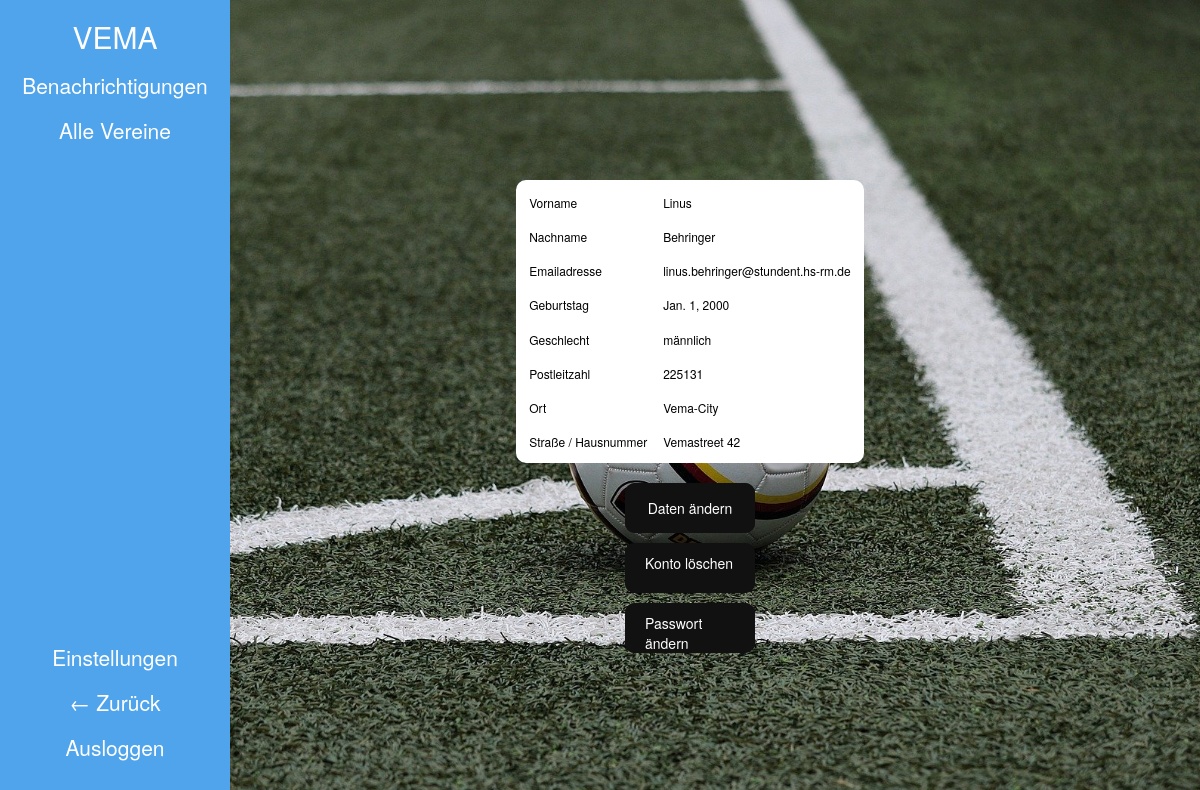
Screenshot of /accounts/userdata/ (signed in) with the database file from the repository.
### manageyourclub/users/models.py (models this page shows, shortened)
class CustomUser(AbstractBaseUser):
    email = models.EmailField(verbose_name='email', max_length = 60, unique=True)
    date_joined = models.DateField(verbose_name='date joined', auto_now_add=True)
    last_login = models.DateField(verbose_name='last login', auto_now=True)
    is_admin = models.BooleanField(default=False)
    is_active = models.BooleanField(default=True)
    is_staff = models.BooleanField(default=False)
    is_superuser = models.BooleanField(default=False)
    Vorname = models.CharField(max_length=30)
    Nachname = models.CharField(max_length=30)
    Geburtstag = models.DateField()
    Geschlecht = models.ForeignKey(to=Gender, on_delete=models.PROTECT)
    Adresse = models.ForeignKey(to=AddressModel, on_delete=models.PROTECT)
    email_confirmed = models.BooleanField(default=False)
    objects = CustomUserManager()
    USERNAME_FIELD = 'email'
    REQUIRED_FIELDS = ['Vorname', 'Nachname', 'Geburtstag', 'Geschlecht', 'Adresse']

class Gender(models.Model): # Author: Tobias
    gender = models.CharField(max_length=8)
    def __str__(self):
        return self.gender

### manageyourclub/clubs/models.py (models this page shows, shortened)
class AddressModel(models.Model):
    streetAddress = models.CharField(max_length=20)
    houseNumber = models.CharField(max_length=5)
    postcode = models.ForeignKey(to=PlaceModel, on_delete=models.PROTECT)

class PlaceModel(models.Model):
    postcode = models.IntegerField()
    village = models.CharField(max_length=20)

### manageyourclub/users/views.py (the view)
# urls.py: path('userdata/', showUserData, name='userData'),
def showUserData(request):
    if request.user.is_authenticated:
        return render(request, 'userData.html')
    return redirect('login')

### manageyourclub/users/templates/userData.html (shortened to what this page needs)
{% extends 'base loggedin.html' %}
{% block content %}
{% load static %}
<link rel="stylesheet" href="{% static 'css/bootstrap.css' %}">
<div class="right-div">
<div class="table" align="center" >
<table id="table">
    <tr>
        <th>Vorname</th>
        <td id="vorname">{{ user.Vorname }}</td>
    </tr>
    <tr>
        <th>Nachname</th>
        <td id="nachname">{{ user.Nachname }}</td>
    </tr>
    <tr>
        <th>Emailadresse</th>
        <td id="mail">{{ user.email }}</td>
    </tr>
    <tr>
        <th>Geburtstag</th>
        <td id="bday">{{ user.Geburtstag }}</td>
    </tr>
    <tr>
        <th>Geschlecht</th>
        <td id="gender">{{ user.Geschlecht }}</td>
    </tr>
    <tr>
        <th>Postleitzahl</th>
        <td id="plz">{{ user.Adresse.postcode.postcode }}</td>
    </tr>
    <tr>
        <th>Ort</th>
        <td id="village">{{ user.Adresse.postcode.village }}</td>
    </tr>
    <tr>
        <th>Straße / Hausnummer</th>
        <td id="street_hsnr">{{ user.Adresse.streetAddress }} {{user.Adresse.houseNumber}}</td>
    </tr>
</table>
</div>
<a href="{% url 'edit_profile' %}" style="color: white;" id="edit_profile_link"><button name="submit" class="submit" id="submit">Daten ändern</button></a>
<a href="{% url 'deleteuser' %}" style="color: white;" class="submit" id="delete_user_link">Konto löschen</a>
<a href="{% url 'password' %}" style="color: white;" class="submit" id="passwort_change_link">Passwort ändern</a>
{% endblock content %}

### manageyourclub/static/css/base.css (style rules this page uses)
:root { --vema-blue: #50A4Eb; --grey: #ADB5BD; --bg-color: white; }

### rows the page displays
CustomUser: Vorname "Linus", Nachname "Behringer", email "linus.behringer@stundent.hs-rm.de", Geburtstag "Jan. 1, 2000", Geschlecht "männlich", Adresse.postcode.postcode "225131", Adresse.postcode.village "Vema-City", Adresse.streetAddress "Vemastreet", Adresse.houseNumber "42"
